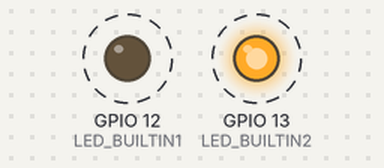
Bench run of a program on a simulated ESP32-C3. On the bench: output pins drawn as LEDs (lit = HIGH). Dashed ring = blinking. What the program prints to the serial monitor is not drawn.

Above: at 0.5 s.
Timing chart, 0 to 4.6 s (numbered marks = the images above):
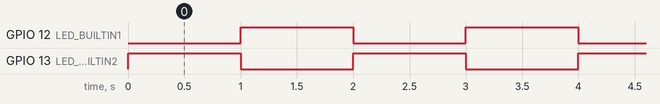

The program:

main.cpp
```cpp
#include <Arduino.h>

#define LED_BUILTIN1 (12)
#define LED_BUILTIN2 (13)

// the setup function runs once when you press reset or power the board
void setup() {
  // initialize digital pin LED_BUILTIN as an output.
  pinMode(LED_BUILTIN1, OUTPUT);
  pinMode(LED_BUILTIN2, OUTPUT);
  Serial.begin(); // open the serial port at 9600 bps:
}

// the loop function runs over and over again forever
void loop() {
  digitalWrite(LED_BUILTIN1, LOW);   // turn the LED on (HIGH is the voltage level)
  digitalWrite(LED_BUILTIN2, HIGH);    // turn the LED off by making the voltage LOW
  delay(1000);                       // wait for a second
  digitalWrite(LED_BUILTIN1, HIGH);   // turn the LED on (HIGH is the voltage level)
  digitalWrite(LED_BUILTIN2, LOW);    // turn the LED off by making the voltage LOW
  delay(1000);                       // wait for a second
  Serial.printf("QQM\n"); // print something
}
```

Measured:
- by itself, GPIO 12 (LED_BUILTIN1), GPIO 13 (LED_BUILTIN2): alternates HIGH for 1.0 s and LOW for 1.0 s
